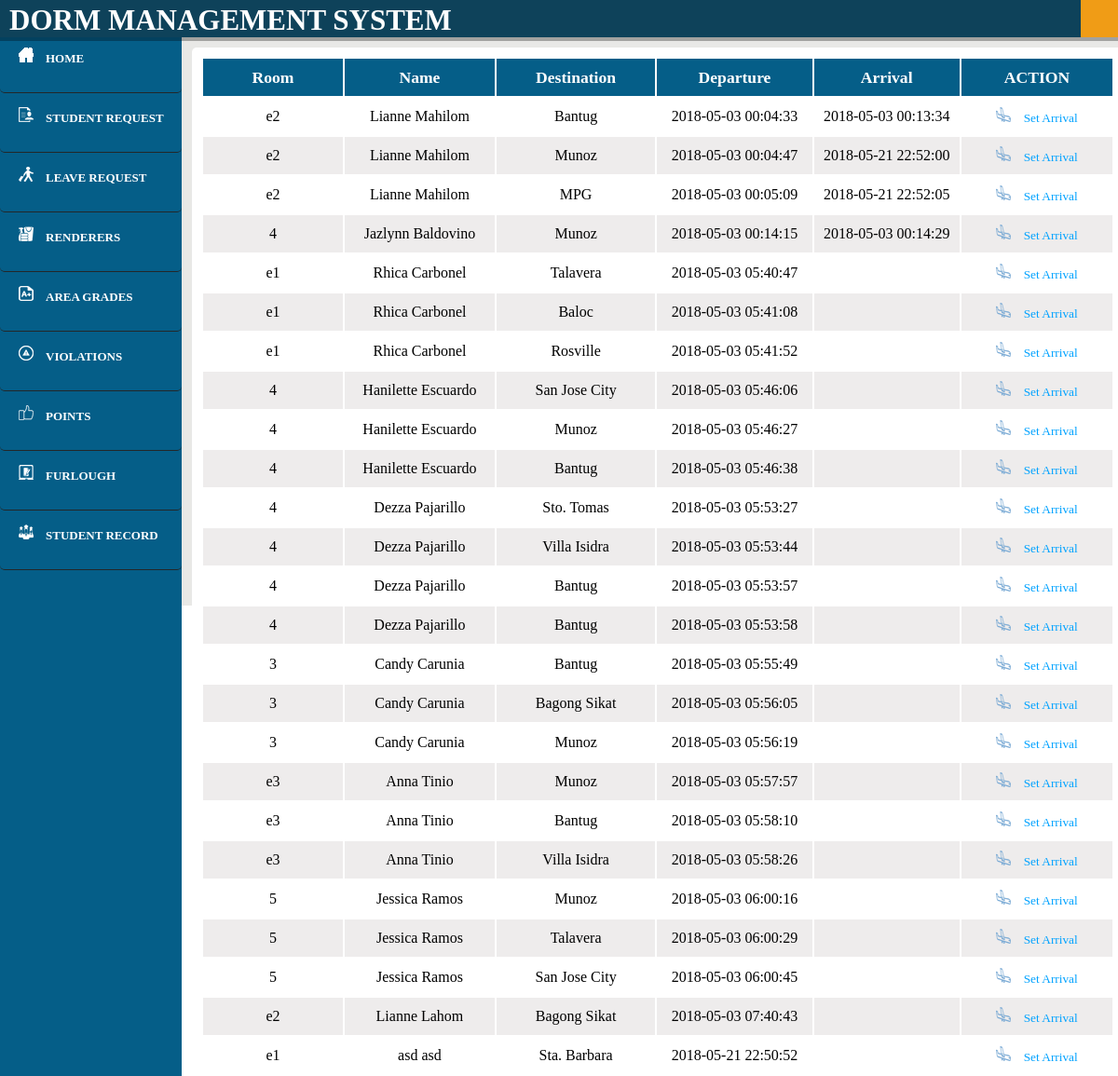
The page /DMS/user_furlough.php (signed in) on the database its author committed.
### tables this page shows
CREATE TABLE `furlough` (
  `ID` int(11) NOT NULL,
  `name` varchar(50) NOT NULL,
  `room_number` varchar(20) NOT NULL,
  `destination` varchar(20) NOT NULL,
  `departure` varchar(20) NOT NULL,
  `arrival` varchar(20) NOT NULL
);

### DMS/user_furlough.php (the view, shortened to what this page needs)
<html>
<head>
		<link rel="stylesheet" type="text/css" href="Blog.css">
		<link rel="stylesheet" type="text/css" href="user.css">
		<link rel="stylesheet" type="text/css" href="modal.css">
		<header>
			<header>
		<?php
				include 'connect.php';
				$user=$_SESSION['login_user'];
				$qry="select * from user where Username='$user';";
				$result=mysqli_query($con,$qry);
				while($rows=mysqli_fetch_array($result))
				{
					$name = $rows['Username'];
				}
		?>
			<font face="Century Gothic">
			<div id="nav">
					<nav>
					<ul>
						<li id="titlename">DORM MANAGEMENT SYSTEM</li>
						<li id="login"><a href=""><?php echo $name?></a>
						</li>
					</ul>
				</nav>
			</div></font>
		</header>
	</head>
	<body>
	<article><br><br>
	<b>
	<div id="leftnav"><a href="user_home.php"><img src="images/home1.png">&emsp;<font color="#ffffff">HOME</a></font></div>
	<?php
			include 'connect.php';
			$sql = "SELECT * FROM student WHERE request='Pending' AND seen = 0";
			$result = mysqli_query($con, $sql);
			if($result) {
				if(mysqli_num_rows($result) > 0) {
					echo "<div id=\"leftnav\"><a href=\"user_studentRequest.php\"><img src=\"images/studentreq.png\">&emsp;<font color=\"#ffffff\">STUDENT REQUEST<img src='notif.png'/></a></font></div>";
				} else {
					echo "<div id=\"leftnav\"><a href=\"user_studentRequest.php\"><img src=\"images/studentreq.png\">&emsp;<font color=\"#ffffff\">STUDENT REQUEST</a></font></div>";
				}
			}
		?>
		<?php
			$sql = "SELECT * FROM lcard WHERE status='Pending' AND seen = 0";
			$result = mysqli_query($con, $sql);
			if($result) {
				if(mysqli_num_rows($result) > 0) {
					echo "<div id=\"leftnav\"><a href=\"user_lcard.php\"><img src=\"images/leavereq.png\">&emsp;<font color=\"#ffffff\">LEAVE REQUEST<img src='notif.png'/></a></font></div>";
				} else {
					echo "<div id=\"leftnav\"><a href=\"user_lcard.php\"><img src=\"images/leavereq.png\">&emsp;<font color=\"#ffffff\">LEAVE REQUEST</a></font></div>";
				}
			}
		?>
		<div id="leftnav"><a href="user_studentRender.php"><img src="images/render.png">&emsp;<font color="#ffffff">RENDERERS</a></font></div>
		<div id="leftnav"><a href="user_areaRecord.php"><img src="images/grades.png">&emsp;<font color="#ffffff">AREA GRADES</a></font></div>
		<div id="leftnav"><a href="user_violationRecord.php"><img src="images/violation.png">&emsp;<font color="#ffffff">VIOLATIONS </a></font><br></div>
		<div id="leftnav"><a href="user_meritsRecord.php"><img src="images/merit.png">&emsp;<font color="#ffffff">POINTS </a></font><br></div>
		<div id="leftnav"><a href="user_furlough.php"><img src="images/furlough.png">&emsp;<font color="#ffffff">FURLOUGH</a></font><br></div>
		<div id="leftnav"><a href="user_studentRecord.php"><img src="images/student.png">&emsp;<font color="#ffffff">STUDENT RECORD </a></font><br></div>
	</b>
	</article>
	<aside>
	<div id="right">
		<table class="alternate">
	<tr>
	<th>Room</th>
	<th>Name</th>
	<th>Destination</th>
	<th>Departure</th>
	<th>Arrival</th>
	<th colspan="2"><center>ACTION</center></th>
		<?php
			function displayimage()
			{
				$con = mysqli_connect("localhost","root","","dorm");
				$qry="select * from furlough";
				$str="";
				$result=mysqli_query($con,$qry);
				while($rows=mysqli_fetch_array($result))
				{
					if(strlen($rows['arrival'])==0){
						$str = $str.	"<tr>
						<td>".$rows['room_number']."</td>
						<td>".$rows['name']."</td>
						<td>".$rows['destination']."</td>
						<td>".$rows['departure']."</td>
						<td>".$rows['arrival']."</td>
						<td><button disabled value='true'><a href = 'edit_afurlough.php?id=".$rows['0'].
						"'><img src=\"images/arrival.png\">&emsp;Set Arrival</a></button></td>
						</tr>"
						;
						}
					else{
						$str = $str.	"<tr>
						<td>".$rows['room_number']."</td>
						<td>".$rows['name']."</td>
						<td>".$rows['destination']."</td>
						<td>".$rows['departure']."</td>
						<td>".$rows['arrival']."</td>
						<td><button disabled value='true'><a href = 'edit_afurlough.php?id=".$rows['0'].
						"' class='not-active'><img src=\"images/arrival.png\">&emsp;Set Arrival</a></button></td>
						</tr>"
						;
						}
				}
		 echo $str;
			}
			displayimage();
		?>
		</table>
</div>
</aside>
	</body>
</html>

### DMS/Blog.css (style rules this page uses)
a { color: #00a2ff; text-decoration: none; }
body { overflow-x: hidden; margin: 0px; font-family: Century Gothic; }
::placeholder { color: rgba(255,255,255,.5); }
nav { text-align: center; background-color: #0e425a; position: relative; padding: 0px 60px 0px 754px; width: 100%; position: fixed; z-index: 2; box-shadow: 0px 0px 0px 4px rgba(0,0,0,.3); font-weight: bold; }
nav ul { list-style: none; margin: 0; padding: 0; }
nav > ul > li { float: left; }
nav ul li a { display: inline-block; color: #ffffff; padding: 10px 20px; text-decoration: none; width: 160px; }

### DMS/user.css (style rules this page uses)
* { font-color: #fff; }
article { padding: 0 auto; background-color: #055e88; float: left; height: 100%; width: 195px; position: fixed; }
aside { background-color: #e8e8e6; padding: 3% 2% 2% 3%; height: 604px; height: 100%; }
#right { background-color: #ffffff; height: 0 auto%; margin-top: 15px; padding: 10px; width: 86%; margin-left: 170px; }
#leftnav { background-color: #055e88; height: 38px; width: 170px; margin: 0px; font-size: 13px; padding: 15px 5px 10px 20px; border-bottom: solid 1px #232729; }
nav { text-align: center; background-color: #0e425a; position: relative; padding: 0px 60px 0px 1160px; width: 100%; height: 40px; position: fixed; z-index: 2; box-shadow: 0px 0px 0px 4px rgba(0,0,0,.3); font-weight: bold; }
nav ul { list-style: none; margin: 0; padding: 0; }
nav > ul > li { float: left; }
nav ul li { background-color: #f09c16; color: #ffffff; list-style: none; }
nav ul li a { background-color: #f09c16; color: #fff; }
nav ul li a { display: inline-block; color: #fff; padding: 10px 10px; text-decoration: none; width: 170px; }
body { font-family: century gothic; }
#login { background-color: #f09c16; font-color: #000; margin-top: -40px; height: 40px; }
div { border-radius: 5px; background-color: #f2f2f2; }
table { width: 100%; }
td,th { text-align: center; width: 270px; height: 40px; color:#000000; font-family: century gothic; }
th { font-size: 110%; background-color: #055e88; color: #ffffff; }
td { font-weight: normal; }
.alternate tr { background-color: #eeecec; }
.alternate tr:nth-child(2n) { background-color: #ffffff; }
button { background: none; border: none; }
body { height: 590px }
#right { height: 100% }
#titlename { color: #fff; font-weight: bold; font-size: 31px; font-family: Space Age; padding-top: 4px; margin-left: -1150px; background-color: #0e425a; }
#leftnav { font-size: 13px }

### DMS/modal.css (style rules this page uses)
* { font-family: Century Gothic; }
#login { padding-top: 40px; }
table { padding-top: 0px; }
td,th { text-align: center; width: 250px; height: 40px; font-family: century gothic; }

### DMS/user_furlough.php (style rules this page uses)
* { color: #ffffff; }
#titlename { color: #fff; font-weight: bold; font-size: 31px; font-family: Space Age; padding-top: 4px; margin-left: -1150px; background-color: #0e425a; }
.not-active { pointer-events: none; cursor: default; }

### rows shown on the page
furlough: room_number "e2", name "Lianne Mahilom", destination "Bantug", departure "2018-05-03 00:04:33", arrival "2018-05-03 00:13:34"
furlough: room_number "e2", name "Lianne Mahilom", destination "Munoz", departure "2018-05-03 00:04:47", arrival "2018-05-21 22:52:00"
furlough: room_number "e2", name "Lianne Mahilom", destination "MPG", departure "2018-05-03 00:05:09", arrival "2018-05-21 22:52:05"
furlough: room_number "4", name "Jazlynn Baldovino", destination "Munoz", departure "2018-05-03 00:14:15", arrival "2018-05-03 00:14:29"
furlough: room_number "e1", name "Rhica Carbonel", destination "Talavera", departure "2018-05-03 05:40:47"
furlough: room_number "e1", name "Rhica Carbonel", destination "Baloc", departure "2018-05-03 05:41:08"
furlough: room_number "e1", name "Rhica Carbonel", destination "Rosville", departure "2018-05-03 05:41:52"
furlough: room_number "4", name "Hanilette Escuardo", destination "San Jose City", departure "2018-05-03 05:46:06"
furlough: room_number "4", name "Hanilette Escuardo", destination "Munoz", departure "2018-05-03 05:46:27"
furlough: room_number "4", name "Hanilette Escuardo", destination "Bantug", departure "2018-05-03 05:46:38"
furlough: room_number "4", name "Dezza Pajarillo", destination "Sto. Tomas", departure "2018-05-03 05:53:27"
furlough: room_number "4", name "Dezza Pajarillo", destination "Villa Isidra", departure "2018-05-03 05:53:44"
furlough: room_number "4", name "Dezza Pajarillo", destination "Bantug", departure "2018-05-03 05:53:57"
furlough: room_number "4", name "Dezza Pajarillo", destination "Bantug", departure "2018-05-03 05:53:58"
furlough: room_number "3", name "Candy Carunia", destination "Bantug", departure "2018-05-03 05:55:49"
furlough: room_number "3", name "Candy Carunia", destination "Bagong Sikat", departure "2018-05-03 05:56:05"
furlough: room_number "3", name "Candy Carunia", destination "Munoz", departure "2018-05-03 05:56:19"
furlough: room_number "e3", name "Anna Tinio", destination "Munoz", departure "2018-05-03 05:57:57"
furlough: room_number "e3", name "Anna Tinio", destination "Bantug", departure "2018-05-03 05:58:10"
furlough: room_number "e3", name "Anna Tinio", destination "Villa Isidra", departure "2018-05-03 05:58:26"
furlough: room_number "5", name "Jessica Ramos", destination "Munoz", departure "2018-05-03 06:00:16"
furlough: room_number "5", name "Jessica Ramos", destination "Talavera", departure "2018-05-03 06:00:29"
furlough: room_number "5", name "Jessica Ramos", destination "San Jose City", departure "2018-05-03 06:00:45"
furlough: room_number "e2", name "Lianne Lahom", destination "Bagong Sikat", departure "2018-05-03 07:40:43"
furlough: room_number "e1", name "asd asd", destination "Sta. Barbara", departure "2018-05-21 22:50:52"
